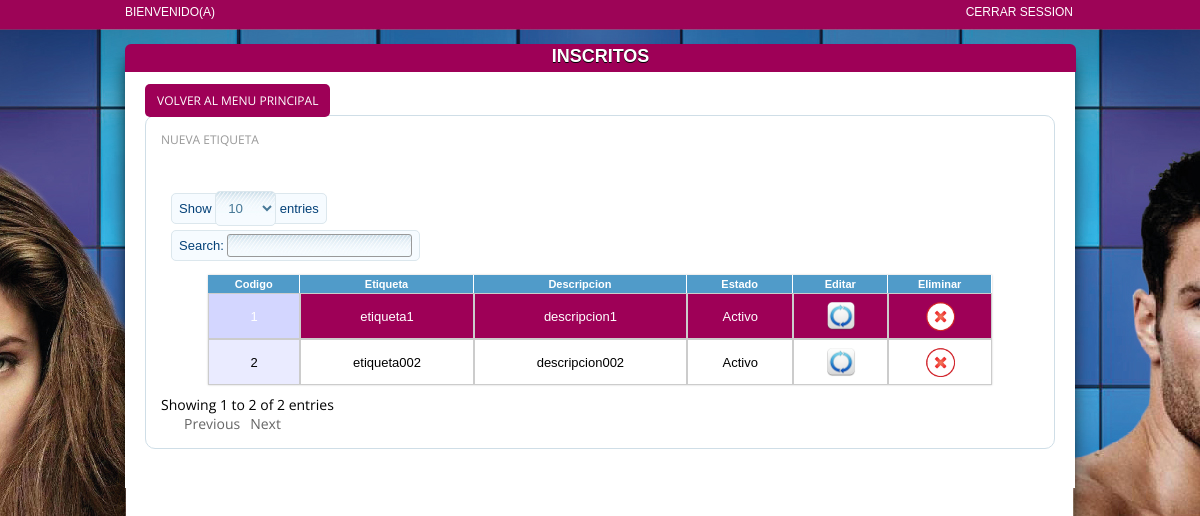
The page /php/etiquetas/etiquetas_view.php on the database its author committed.
### tables this page shows
CREATE TABLE `etiquetas` (
  `codigoEtiqueta` int(11) NOT NULL,
  `etiqueta` varchar(45) DEFAULT NULL,
  `descripcion` varchar(45) DEFAULT NULL,
  `estado` enum('A','I') DEFAULT 'A',
  PRIMARY KEY (`codigoEtiqueta`)
);

### php/clases/Conf.class.php (called while the page is built, shortened)
<?php
class Conf {
    private $_db;
    static $_instance;
    private function __construct(){
                                    $host='localhost';
                                    $user='root';
                                    $password='';
                                    $db='perfumes';
                                    $domain = '';
                                    $this->_userdb=$user;
                                    $this->_passdb=$password;
                                    $this->_hostdb=$host;
                                    $this->_db=$db;
                                    }
    public static function getInstance(){
                                         if (!(self::$_instance instanceof self)){
                                                                                  self::$_instance=new self();
                                                                                  }
                                          return self::$_instance;
                                          }
    public function getUserDB(){
                                $var=$this->_userdb;
                                return $var;
                                }
    public function getHostDB(){
                                $var=$this->_hostdb;
                                return $var;
                                }
    public function getPassDB(){
                                 $var=$this->_passdb;
                                 return $var;
                                 }
    public function getDB(){
                            $var=$this->_db;
                            return $var;
                            }
}
?>

### php/clases/Db.class.php (called while the page is built, shortened)
<?php
class Db {
     private $servidor;
     private $usuario;
     private $password;
     private $link;
     private $array;
     static $_instance;
     private function setConexion(){
                                    $conf = Conf::getInstance();
                                    $this->servidor=$conf->getHostDB();
                                    $this->base_datos=$conf->getDB();
                                    $this->usuario=$conf->getUserDB();
                                    $this->password=$conf->getPassDB();    }
     public static function getInstance(){
                                          if (!(self::$_instance instanceof self)){
                                                                                   self::$_instance=new self();
                                                                                   }
                                          return self::$_instance;
                                          }
      private function conectar(){
                                   $this->link=mysql_connect($this->servidor, $this->usuario, $this->password);
                                  }
    public function ejecutar($sql){
                                   $this->stmt=mysql_query($sql,$this->link);
                                   return $this->stmt;
                                   }
   public function obtener_fila($stmt,$fila){
                                             if ($fila==0){
                                                           $this->array=mysql_fetch_array($stmt);
                                                           }
                                                           else{
                                                              mysql_data_seek($stmt,$fila);
                                                              $this->array=mysql_fetch_array($stmt);
                                                              }       return $this->array;
                                               }
}
?>

### php/etiquetas/listarEtiquetas.php (the view, shortened to what this page needs)
<?php
    require '../clases/Db.class.php';
    require '../clases/Conf.class.php';
    $menusolici='';
    $estado='';
    $bd=Db::getInstance();
    $sql = "SELECT codigoEtiqueta,etiqueta,descripcion,estado
            FROM  etiquetas
            WHERE estado = 'A'";
    $stmt=$bd->ejecutar($sql);
    $con = 0;
    while($rowcc=$bd->obtener_fila($stmt,0))
    {
     if($rowcc['estado']=='A'){$estado='Activo';}
     $menusolici .= '<tr>'
                        .'<td >'.$rowcc['codigoEtiqueta'].'</td>'
                        .'<td >'.$rowcc['etiqueta'].'</td>'
                        .'<td >'.$rowcc['descripcion'].'</td>'
                        .'<td >'.$estado.'</td>'
                        .'<td class="Act"><img src="../../images/Actualizacion.png" width="30" height="30" onclick="Actualizar('.$rowcc['codigoEtiqueta'].','.$con.');" align="center" /></td>'
                        .'<td class="elimi"><img  src="../../images/delet.png" width="30" height="30" onclick="deleteRow('.$rowcc['codigoEtiqueta'].','.$con.');" align="center" /></td>'
                    .'</tr>';
       $con++;
    }

### style/estilos_genericos.css (style rules this page uses)
* { margin:0; padding:0; }
.informacion tr td { padding: 7px; border: 1px solid #CCCCCC; font-size: 13px; font-family: Arial; text-align: center; }

### style/estilo_unico.css (style rules this page uses)
* { margin:0; padding:0; }
body { background-image: url(../images/fondo_body.jpg); background-position: center -13px; background-repeat: repeat-x; margin: 0px; font-family: Arial; font-size: 14px; background-color: #9E0057; }
.informacion tr td { padding: 7px; border: 1px solid #CCCCCC; font-size: 13px; font-family: Arial; text-align: center; }

### style/demo_table.css (style rules this page uses)
tr.odd { background-color: #9E0057; color:#FFF; }
tr.even { background-color: white; }
tr.odd td.sorting_1 { background-color: #D3D6FF; }
tr.even td.sorting_1 { background-color: #EAEBFF; }

### rows shown on the page
etiquetas: codigoEtiqueta "1", etiqueta "etiqueta1", descripcion "descripcion1", estado "Activo"
etiquetas: codigoEtiqueta "2", etiqueta "etiqueta002", descripcion "descripcion002", estado "Activo"
